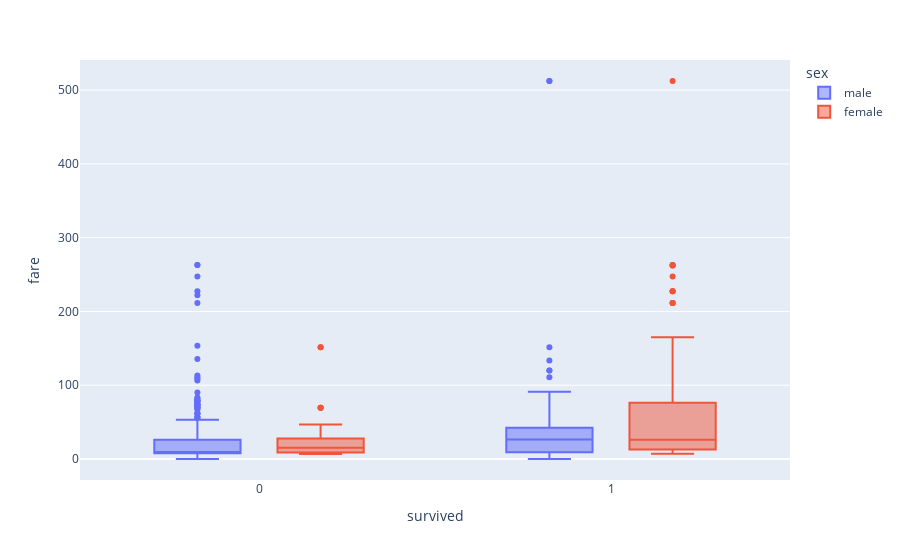

Notebook cell for this chart:
### Code cell
# create a box plot
fig = px.box(df, x='survived', y='fare', color='sex')
fig.show()

### Figure 1 — Plotly figure (JSON) as saved in the notebook; plotly's stock layout.template omitted (floating-point values rounded to 4 significant figures; data arrays with more than 128 entries replaced by an {"elided": "..."} marker saying what was removed)
{"data": [{"alignmentgroup": "True", "hovertemplate": "sex=male<br>survived=%{x}<br>fare=%{y}<extra></extra>", "legendgroup": "male", "marker": {"color": "#636efa"}, "name": "male", "notched": false, "offsetgroup": "male", "orientation": "v", "showlegend": true, "type": "box", "x": {"elided": "577 int values"}, "x0": " ", "xaxis": "x", "y": {"elided": "577 float values"}, "y0": " ", "yaxis": "y"}, {"alignmentgroup": "True", "hovertemplate": "sex=female<br>survived=%{x}<br>fare=%{y}<extra></extra>", "legendgroup": "female", "marker": {"color": "#EF553B"}, "name": "female", "notched": false, "offsetgroup": "female", "orientation": "v", "showlegend": true, "type": "box", "x": {"elided": "314 int values"}, "x0": " ", "xaxis": "x", "y": {"elided": "314 float values"}, "y0": " ", "yaxis": "y"}], "layout": {"boxmode": "group", "legend": {"title": {"text": "sex"}, "tracegroupgap": 0}, "margin": {"t": 60}, "xaxis": {"anchor": "y", "domain": [0, 1], "title": {"text": "survived"}}, "yaxis": {"anchor": "x", "domain": [0, 1], "title": {"text": "fare"}}}}
